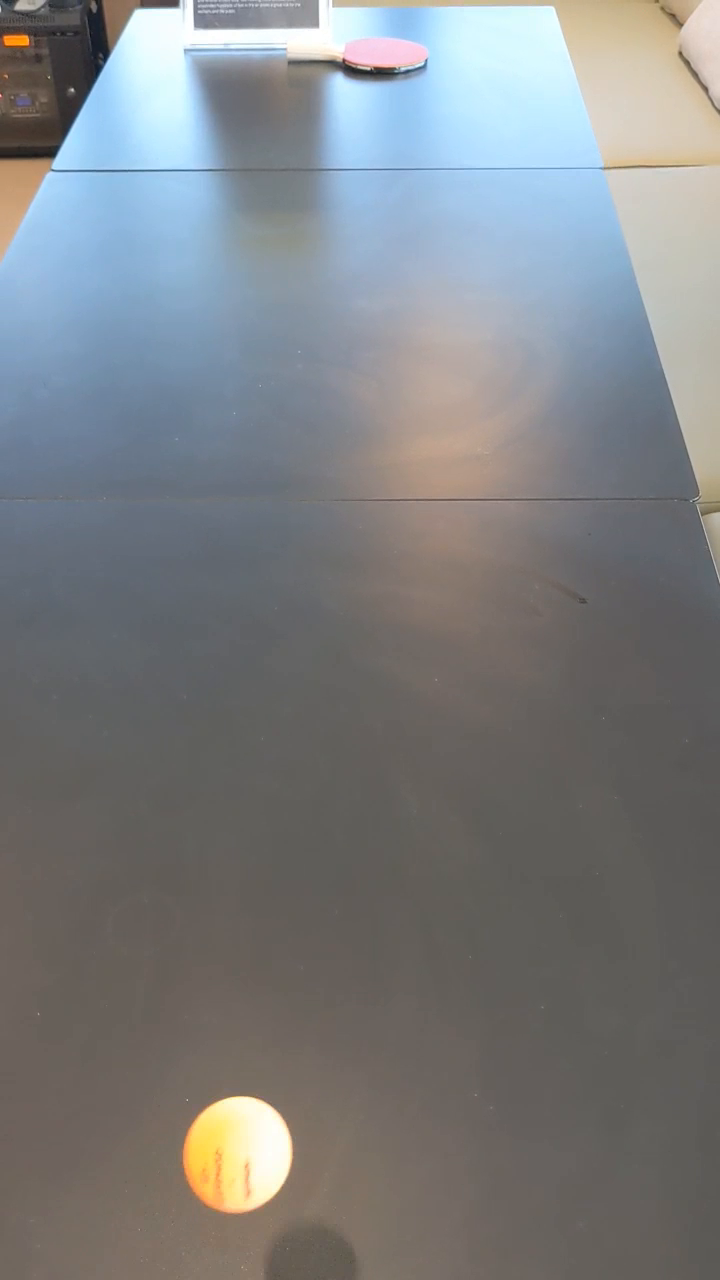
#> input picture frame 22 of Videos/input.mp4, 720 x 1280 px
$ python main.py
#> lines starting #> are read from the running program, lines starting #| are printed output that depends on the picture; after the words box and inside, x2 and y2 are one past the last pixel; in counts of white or black regions, pixels touching at a corner belong together
#> in main, frame is the input picture: shape (1280, 720, 3); mean B, G, R 129.2, 127.4, 125.3
import cv2
import numpy as np
import csv
import time
import argparse


def ball_detector_using_color(frame: np.array) -> (tuple, np.array):
    # Define the lower and upper bounds of the "ping pong" color in the HSV color space
    ping_pong_lower = np.array([0, 150, 200])
    ping_pong_upper = np.array([120, 255, 255])

    # Threshold the frame to only select colors in the "ping pong" range
    mask = cv2.inRange(frame, ping_pong_lower, ping_pong_upper)
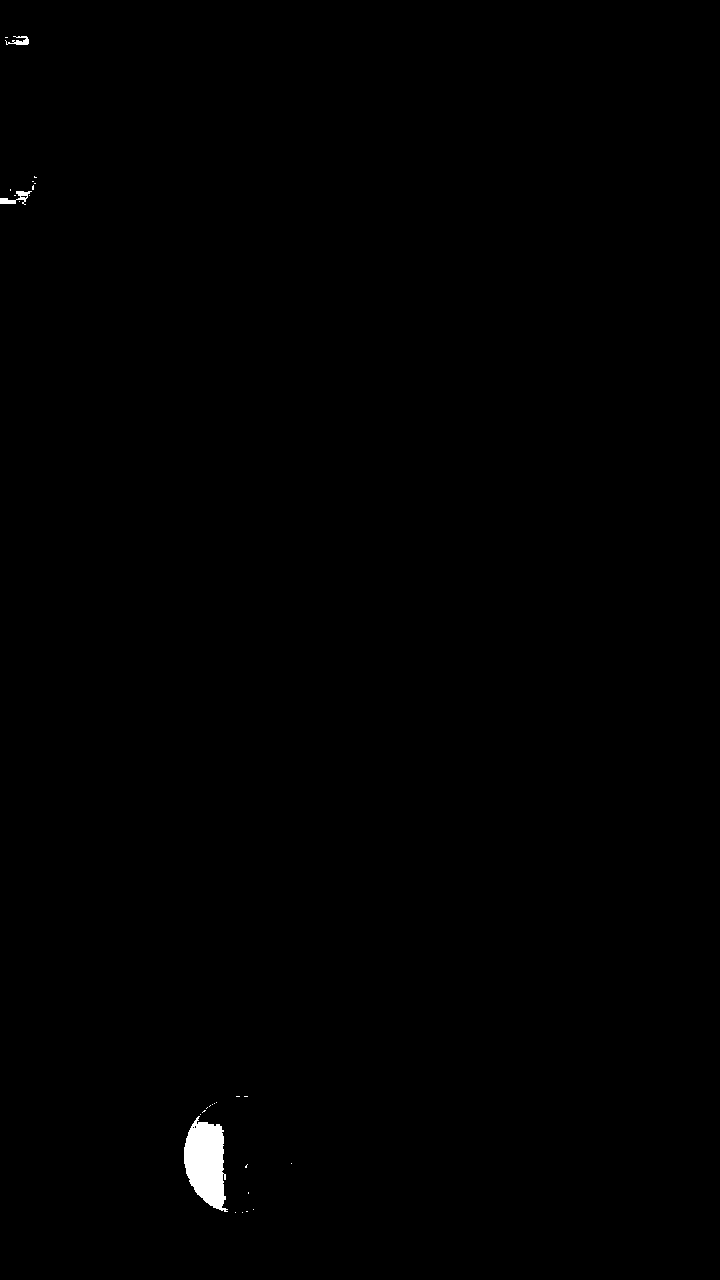
#> mask: shape (1280, 720); 0.35% white; 28 white regions (25 under 20 px), largest, box (x1, y1, x2, y2) and area: (184, 1116, 228, 1212) 2843, (0, 191, 32, 205) 178, (5, 36, 29, 45) 111

    # Use a series of dilations and erosions to remove any small blobs left in the mask
    mask = cv2.erode(mask, None, iterations=2)
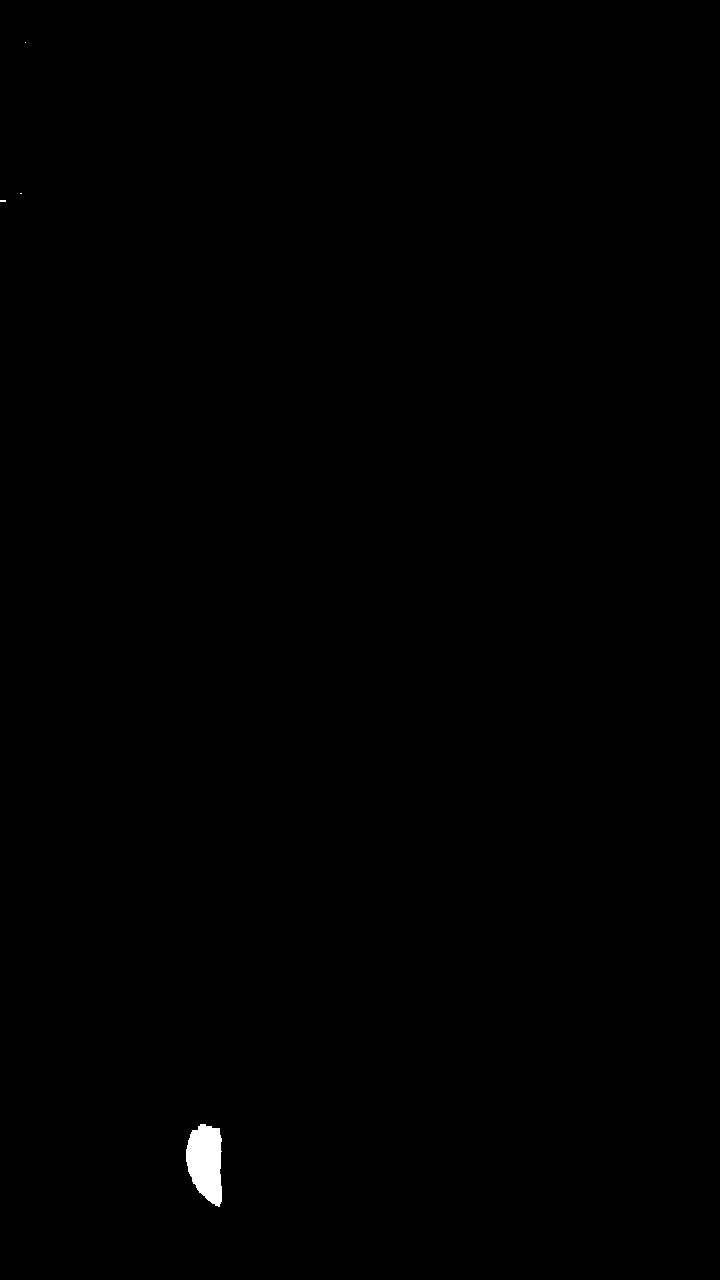
#> mask: shape (1280, 720); 0.24% white; 4 white regions (3 under 20 px), largest, box (x1, y1, x2, y2) and area: (186, 1124, 222, 1207) 2237
    mask = cv2.dilate(mask, None, iterations=2)
#> mask: shape (1280, 720); 0.31% white; 4 white regions

    # Find contours in the mask
    cnts = cv2.findContours(mask.copy(), cv2.RETR_EXTERNAL, cv2.CHAIN_APPROX_SIMPLE)
#> cnts = 4 contours, 1 with area under 20; largest, box (x1, y1, x2, y2) and area: (184, 1122, 224, 1209) 2634, (0, 198, 8, 204) 35, (18, 191, 24, 196) 20
    cnts = cnts[0] if len(cnts) == 2 else cnts[1]

    # Initialize variables for the center of the ball and the radius
    ball_center = None
    ball_radius = None

    # Only proceed if at least one contour was found
    if len(cnts) > 0:
        # Find the largest contour in the mask
        c = max(cnts, key=cv2.contourArea)
#> c = contour of 79 points, box (x1, y1, x2, y2) (184, 1122, 224, 1209), area 2634

        # Use the contour to compute the minimum enclosing circle
        ((x, y), radius) = cv2.minEnclosingCircle(c)
#> x = 209.5; y = 1165; radius = 44.51
        ball_center = (int(x), int(y))
#> ball_center = (209, 1165)
        ball_radius = int(radius)
#> ball_radius = 44

        # Draw the circle on the frame
        cv2.circle(frame, ball_center, ball_radius, (0, 255, 0), 2)
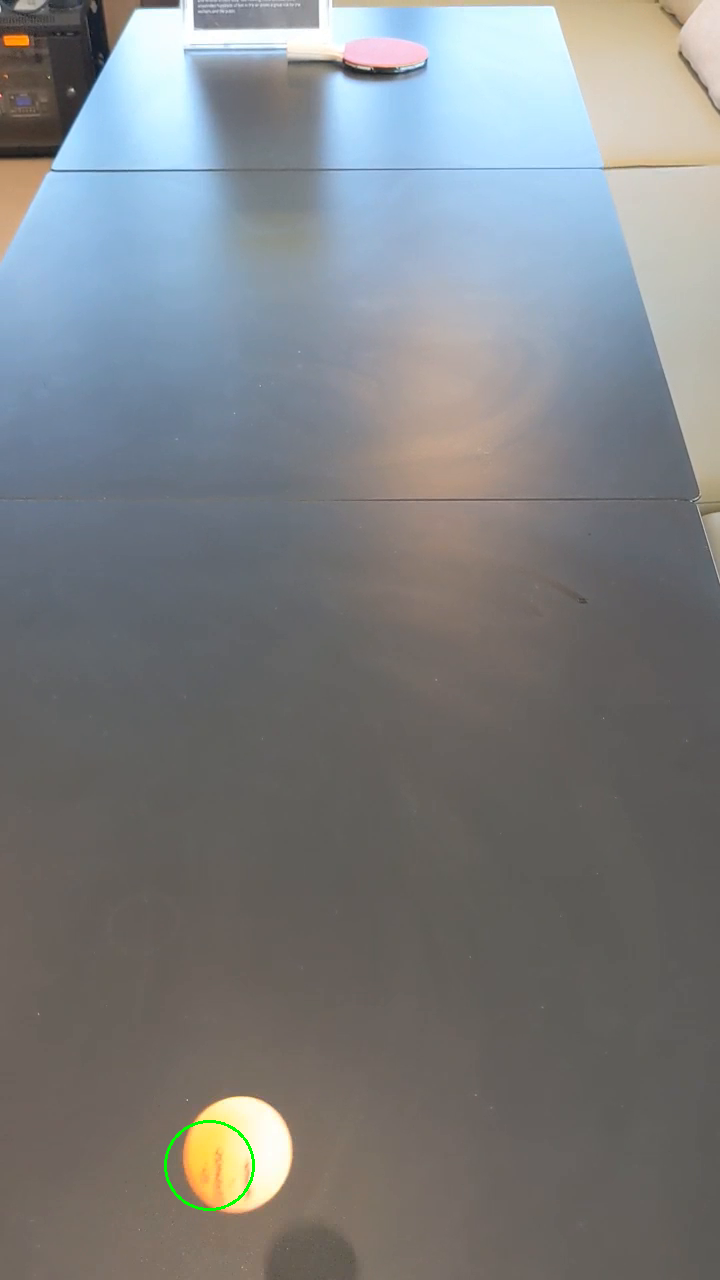
#> frame: shape (1280, 720, 3); 0.09% of pixels changed, all inside (x1, y1, x2, y2) = (164, 1120, 255, 1211)
    return ball_center, frame


def ball_detector_using_hough(frame: np.array) -> (tuple, np.array):
    # Convert the frame to grayscale
    gray = cv2.cvtColor(frame, cv2.COLOR_BGR2GRAY)

    # Apply Gaussian blur to the frame
    gray = cv2.GaussianBlur(gray, (5, 5), 0)

    # Use the HoughCircles function to detect circles in the frame
    circles = cv2.HoughCircles(gray, cv2.HOUGH_GRADIENT, 1, 20, param1=50, param2=30, minRadius=10, maxRadius=30)
    ball_x = -1
    ball_y = -1
    # Make sure circles were detected
    if circles is not None:
        circles = np.round(circles[0, :]).astype("int")

        # Iterate over the circles and draw them on the frame
        for (x, y, r) in circles:
            if r < 35 and r > 10:
                cv2.circle(frame, (x, y), r, (0, 255, 0), 2)
                cv2.circle(frame, (x, y), 2, (0, 0, 255), 3)
                ball_x = x
                ball_y = y
    if ball_x != -1:
        return (ball_x, ball_y), frame
    else:
        return None, frame


def add_to_csv(ball_positions, csv_file_name, times):
    # Read the existing data from the CSV file
    with open(csv_file_name, 'r') as csvfile:
        fieldnames = ['Position-x', 'Position-y', 'Velocity-x', 'Velocity-y']
        csvreader = csv.DictReader(csvfile, fieldnames=fieldnames)
        data = list(csvreader)

    if ball_positions[-1] != None:
        if ball_positions[-2] != None:
            data += [{'Position-x': ball_positions[-1][0], 'Position-y': ball_positions[-1][1],
                      'Velocity-x': np.abs(ball_positions[-1][0] - ball_positions[-2][0]) / (times[-1] - times[-2]),
                      'Velocity-y': np.abs(ball_positions[-1][1] - ball_positions[-2][1]) / (times[-1] - times[-2])}]
        else:
            data += [{'Position-x': ball_positions[-1][0], 'Position-y': ball_positions[-1][1], 'Velocity-x': -1,
                      'Velocity-y': -1}]

    else:
        data += [{'Position-x': -1, 'Position-y': -1, 'Velocity-x': -1, 'Velocity-y': -1}]
    # Write the updated data back to the CSV file
    with open(csv_file_name, 'w', newline='') as csvfile:
        csvwriter = csv.DictWriter(csvfile, fieldnames=fieldnames)
        csvwriter.writerows(data)


def main(args):
    # Initialize the webcam
    cap = cv2.VideoCapture(args.source)
    frame_width = int(cap.get(3))
    frame_height = int(cap.get(4))
    # Define the codec and create VideoWriter object.The output is stored in 'outpy.mp4' file.
    video_output_filename = 'Output/output_color.avi'
    out = cv2.VideoWriter(video_output_filename, cv2.VideoWriter_fourcc('M', 'J', 'P', 'G'), 30,
                          (frame_width, frame_height))
    csv_file_name = 'Output/data_color.csv'
    txt_file_name = 'Output/statistics_color.txt'
    ret = True
    ball_positions = []
    ball_positions_for_drawing = []
    times = []

    with open(csv_file_name, 'w', newline='') as csvfile:
        # Create a CSV DictWriter object
        fieldnames = ['Position-x', 'Position-y', 'Velocity-x', 'Velocity-y']
        csvwriter = csv.DictWriter(csvfile, fieldnames=fieldnames)
        # Write the header row
        csvwriter.writeheader()

    while ret:
        # Read a frame from the webcam
        ret, frame = cap.read()
        times.append(time.time())
        if ret:
            ball_center, frame = ball_detector_using_color(frame)
#> ball_center = (209, 1165)
            # ball_center, frame = ball_detector_using_hough(frame)
            ball_positions.append(ball_center)
            if ball_center != None:
                ball_positions_for_drawing.append(ball_center)

            if len(ball_positions_for_drawing) > 1:
                last_positions = ball_positions_for_drawing[-10:]
                for i, (a, b) in enumerate(zip(last_positions, last_positions[1:])):
                    if a[0] == -1 or b[0] == -1:
                        continue
                    color = (0, 0, 0)
                    thickness = 2
                    cv2.line(frame, a, b, color, thickness)

            add_to_csv(ball_positions, csv_file_name, times)
            # Show the frame to the screen
            cv2.imshow("Frame", frame)
            out.write(frame)
            key = cv2.waitKey(33) & 0xFF

    cap.release()
    out.release()
    cv2.destroyAllWindows()


if __name__ == '__main__':
    parser = argparse.ArgumentParser()
    parser.add_argument('--source', type=str, default="Videos/input.mp4", help='source')
    args = parser.parse_args()
#> (the run stopped early here; a loop or call above may not have finished)
